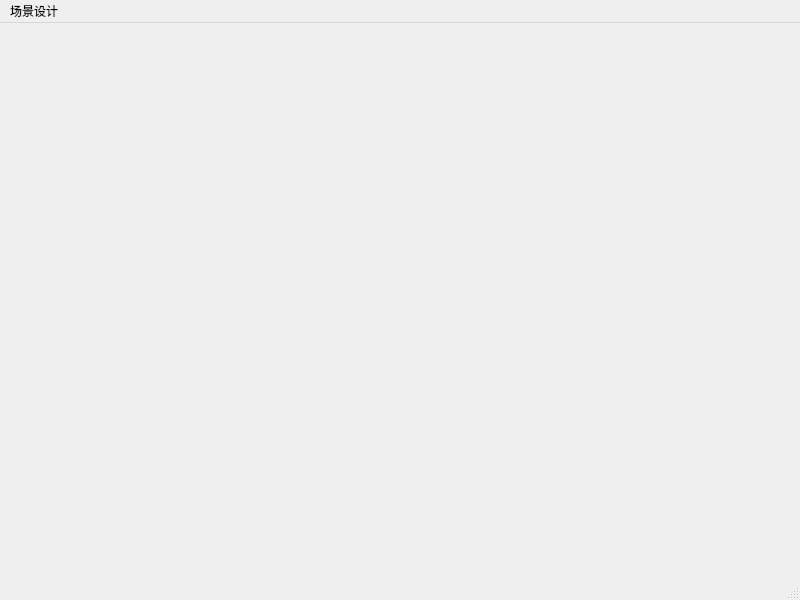
<?xml version="1.0" encoding="UTF-8"?>
<ui version="4.0">
 <class>DesignMainWindow</class>
 <widget class="QMainWindow" name="DesignMainWindow">
  <property name="geometry">
   <rect>
    <x>0</x>
    <y>0</y>
    <width>800</width>
    <height>600</height>
   </rect>
  </property>
  <property name="windowTitle">
   <string>MainWindow</string>
  </property>
  <widget class="QWidget" name="centralwidget"/>
  <widget class="QMenuBar" name="menubar">
   <property name="geometry">
    <rect>
     <x>0</x>
     <y>0</y>
     <width>800</width>
     <height>23</height>
    </rect>
   </property>
   <widget class="QMenu" name="menu">
    <property name="font">
     <font>
      <pointsize>12</pointsize>
     </font>
    </property>
    <property name="title">
     <string>场景设计</string>
    </property>
    <addaction name="action_4"/>
   </widget>
   <addaction name="menu"/>
  </widget>
  <widget class="QStatusBar" name="statusbar"/>
  <action name="action">
   <property name="text">
    <string>设计光照</string>
   </property>
  </action>
  <action name="action_2">
   <property name="text">
    <string>设计地面</string>
   </property>
  </action>
  <action name="action_3">
   <property name="text">
    <string>导入模型</string>
   </property>
  </action>
  <action name="action_4">
   <property name="text">
    <string>设计辅助框</string>
   </property>
  </action>
 </widget>
 <resources/>
 <connections/>
</ui>
